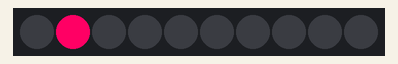
A sketch run on a simulated ESP32. Shown: 10 RGB LEDs in strip order, left to right.

Above: at 0.05 s.
At 0.65 s:
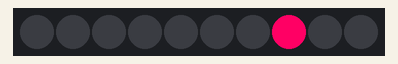
At 1.35 s:
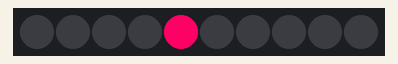

The sketch:

LED_strip_scroller_with_delay_DIMIA.ino
```cpp
/* LEDstrip Scroller | AIR Lab DIMIA led strip workshop 2024

   The code provides a scrolling motion on the LED strip for the ESP32

   Syntax for changing color:
   leds[number of LED] = CRGB(Red value, Green value, Blue value); (Values are 0-255)
   FastLED.show()

*/

#include <FastLED.h>

#define NUM_LEDS 10
#define DATA_PIN 23

CRGB leds[NUM_LEDS];

int r = 255;
int g = 0;
int b = 100;

int i = 0; // pixel index

void setup()
{
  FastLED.addLeds<NEOPIXEL, DATA_PIN>(leds, NUM_LEDS);
  for (int i = 0; i < NUM_LEDS; i++){
    leds[i] = CRGB(0,0,0); // turn off all LEDs in array
  }
  FastLED.show(); // send data to LED strip
}


void loop()
{
  i++;  //increment index variable
  if (i == 10) i = 0; // reset to zero at i == 10, to match amount of LEDs on strip
  FastLED.clear();
  leds[i] = CRGB(r, g, b);
  FastLED.show();
  delay(100);
}
```

Measured:
- by itself, everything shown: repeats every 1.0 s, in 10 steps
